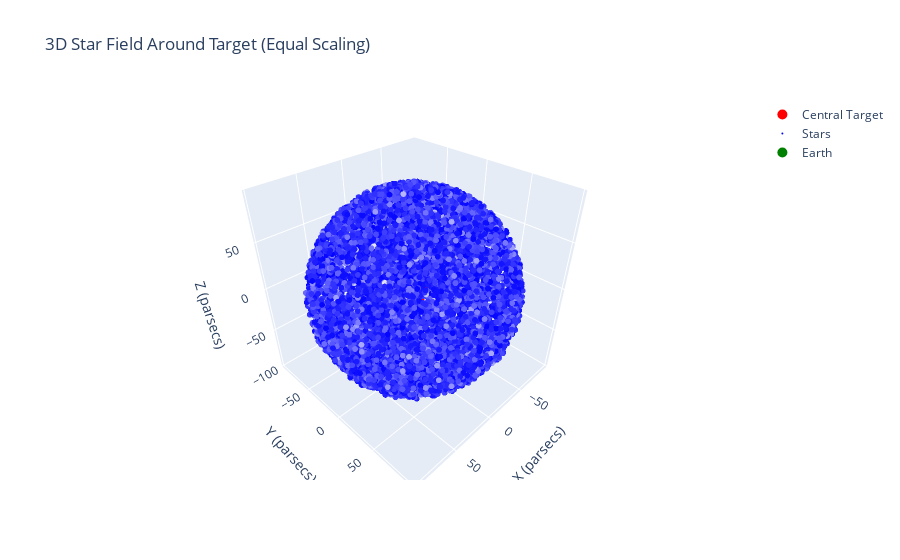

The cell this chart's notebook holds for it:
### Code cell
import plotly.graph_objs as go

print(target_x, target_y, target_z)

max_range = max(
    np.max(data_df["x"].values) - target_x, np.max(data_df["y"].values) - target_y,
    np.max(data_df["z"].values) - target_z,
    target_x - np.min(data_df["x"].values), target_y - np.min(data_df["y"].values),
    target_z - np.min(data_df["z"].values)
)

# Set limits for each axis centered on the target
x_limits = [target_x - max_range, target_x + max_range]
y_limits = [target_y - max_range, target_y + max_range]
z_limits = [target_z - max_range, target_z + max_range]

# Assuming `data_df` contains your star data along with relative magnitudes
# Let's say you have a 'relative_magnitude' column in the `data_df` DataFrame

# Normalize the relative magnitudes for color mapping
min_magnitude = data_df['relative_magnitude'].min()
max_magnitude = data_df['relative_magnitude'].max()

# Scale the relative magnitudes to a range [0, 1] for color interpolation
normalized_magnitude = (data_df['relative_magnitude'] - min_magnitude) / (max_magnitude - min_magnitude)

# Create a custom color array transitioning from white to blue
# Define white (1, 1, 1) and blue (0, 0, 1) in RGB format
colors = [
    f'rgba({int(255 * (1 - norm))},{int(255 * (1 - norm))},{255}, {255 * (1 - norm)})' for norm in normalized_magnitude
]

# Create the central target trace
target_trace = go.Scatter3d(
    x=[target_x], y=[target_y], z=[target_z],
    mode='markers',
    marker=dict(size=10, color='red'),
    name='Central Target'
)

# Create the Earth trace
earth_trace = go.Scatter3d(
    x=[0], y=[0], z=[0],
    mode='markers',
    marker=dict(size=10, color='green'),
    name='Earth'
)

# Create the star cloud trace with the color array
star_trace = go.Scatter3d(
    x=data_df["x"].values, y=data_df["y"].values, z=data_df["z"].values,
    mode='markers',
    marker=dict(size=2, color=colors),  # Use custom colors for stars
    name='Stars'
)

print('count of stars:', len(data_df))

# Define layout with manually set axis limits for equal scaling
layout = go.Layout(
    title='3D Star Field Around Target (Equal Scaling)',
    scene=dict(
        xaxis=dict(title='X (parsecs)', range=x_limits),
        yaxis=dict(title='Y (parsecs)', range=y_limits),
        zaxis=dict(title='Z (parsecs)', range=z_limits),
        aspectmode='manual',
        aspectratio=dict(x=1, y=1, z=1)  # Enforces equal scaling on all axes
    ),
)

# Create the figure
fig = go.Figure(data=[target_trace, star_trace, earth_trace], layout=layout)

# Show the plot
fig.show()

### Figure 1 — Plotly figure (JSON) as saved in the notebook; plotly's stock layout.template omitted (floating-point values rounded to 4 significant figures; data arrays with more than 128 entries replaced by an {"elided": "..."} marker saying what was removed)
{"data": [{"marker": {"color": "red", "size": 10}, "mode": "markers", "name": "Central Target", "type": "scatter3d", "x": [1.891], "y": [2.53], "z": [-0.5263]}, {"marker": {"color": {"elided": "14307 str values"}, "size": 2}, "mode": "markers", "name": "Stars", "type": "scatter3d", "x": {"elided": "14307 float values"}, "y": {"elided": "14307 float values"}, "z": {"elided": "14307 float values"}}, {"marker": {"color": "green", "size": 10}, "mode": "markers", "name": "Earth", "type": "scatter3d", "x": [0], "y": [0], "z": [0]}], "layout": {"scene": {"aspectmode": "manual", "aspectratio": {"x": 1, "y": 1, "z": 1}, "xaxis": {"range": [-98.02, 101.8], "title": {"text": "X (parsecs)"}}, "yaxis": {"range": [-97.38, 102.4], "title": {"text": "Y (parsecs)"}}, "zaxis": {"range": [-100.4, 99.38], "title": {"text": "Z (parsecs)"}}}, "title": {"text": "3D Star Field Around Target (Equal Scaling)"}}}
